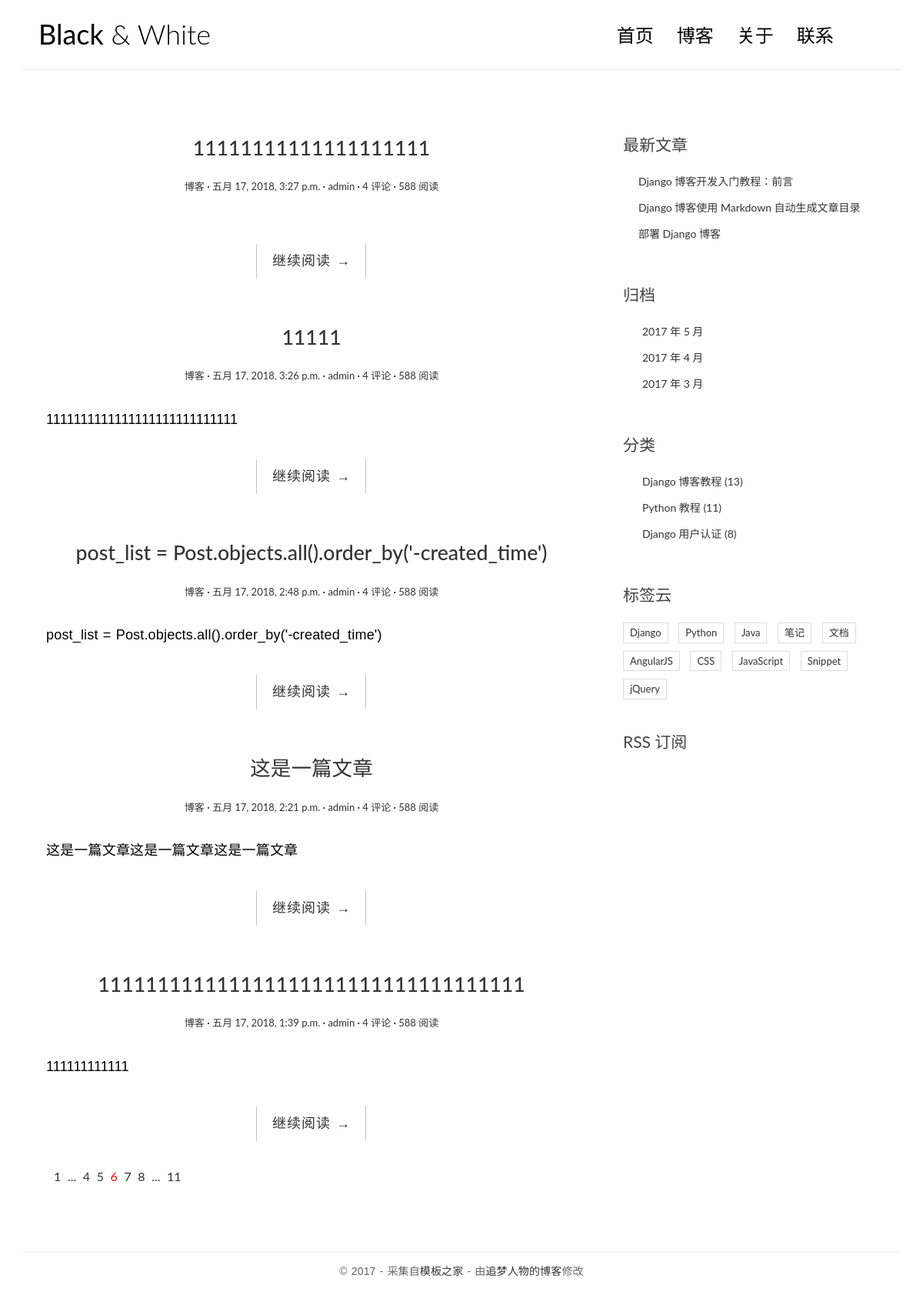
The page / on the database its author committed.
### blog/models.py (models this page shows, shortened)
class Post(models.Model):
    title = models.CharField(max_length=70)
    body = models.TextField()
    created_time = models.DateTimeField()
    modified_time = models.DateTimeField()
    excerpt= models.CharField(max_length=200,blank=True)
    category = models.ForeignKey(Category,on_delete=models.CASCADE)
    tags = models.ManyToManyField(Tag,blank=True)
    author =models.ForeignKey(User,on_delete=models.CASCADE)
    objects = models.Manager()
    def get_absolute_url(self):
        return reverse('blog:detail', kwargs={'pk': self.pk})

class Category(models.Model):
    name=models.CharField(max_length=100)

### blog/views.py (the view)
# urls.py: url(r'^$', views.index, name='index'),
def index(request):
    post_list = Post.objects.all().order_by('-created_time')
    return render(request, 'static/index.html', context={
                     'post_list': post_list
                  })

### templates/static/index.html
{% extends 'static/base.html' %}
{% block main %}
    {% for post in post_list %}
        <article class="post post-{{ post.pk }}">
            <header class="entry-header">
                <h1 class="entry-title">
                    <a href="{{ post.get_absolute_url }}">{{ post.title }}</a>
                </h1>
                <div class="entry-meta">
                    <span class="post-category"><a href="#">{{ post.category.name }}</a></span>
                    <span class="post-date"><a href="#"><time class="entry-date"
                                                              datetime="{{ post.created_time }}">{{ post.created_time }}</time></a></span>
                    <span class="post-author"><a href="#">{{ post.author }}</a></span>
                    <span class="comments-link"><a href="#">4 评论</a></span>
                    <span class="views-count"><a href="#">588 阅读</a></span>
                </div>
            </header>
            <div class="entry-content clearfix">
                <p>{{ post.excerpt }}</p>
                <div class="read-more cl-effect-14">
                    <a href="{{ post.get_absolute_url }}" class="more-link">继续阅读 <span class="meta-nav">→</span></a>
                </div>
            </div>
        </article>
    {% empty %}
        <div class="no-post">暂时还没有发布的文章！</div>
    {% endfor %}
    <div class="pagination">
        <ul>
            <li><a href="">1</a></li>
            <li><a href="">...</a></li>
            <li><a href="">4</a></li>
            <li><a href="">5</a></li>
            <li class="current"><a href="">6</a></li>
            <li><a href="">7</a></li>
            <li><a href="">8</a></li>
            <li><a href="">...</a></li>
            <li><a href="">11</a></li>
        </ul>
    </div>
{% endblock main %}

### templates/static/base.html (shortened to what this page needs)
{% load staticfiles %}
<!DOCTYPE html>
<html>
<head>
    <link rel="stylesheet" href="http://code.ionicframework.com/ionicons/2.0.1/css/ionicons.min.css">
    <link rel="stylesheet" href="{% static 'css/bootstrap.min.css' %}">
    <link rel="stylesheet" href="{% static 'css/pace.css' %}">
    <link rel="stylesheet" href="{% static 'css/custom.css' %}">
    <link rel="stylesheet" href="{% static 'css/highlights/github.css' %}">
</head>
<body>
<div class="container">
    <header id="site-header">
        <div class="row">
            <div class="col-md-4 col-sm-5 col-xs-8">
                <div class="logo">
                    <h1><a href="index.html"><b>Black</b> &amp; White</a></h1>
                </div>
            </div>
            <div class="col-md-8 col-sm-7 col-xs-4">
                <nav class="main-nav" role="navigation">
                    <div class="collapse navbar-collapse" id="bs-example-navbar-collapse-1">
                        <ul class="nav navbar-nav navbar-right">
                            <li class="cl-effect-11"><a href="index.html" data-hover="首页">首页</a></li>
                            <li class="cl-effect-11"><a href="full-width.html" data-hover="博客">博客</a></li>
                            <li class="cl-effect-11"><a href="about.html" data-hover="关于">关于</a></li>
                            <li class="cl-effect-11"><a href="contact.html" data-hover="联系">联系</a></li>
                        </ul>
                    </div>
                </nav>
            </div>
        </div>
    </header>
</div>
<div class="content-body">
    <div class="container">
        <div class="row">
            <main class="col-md-8">
                {% block main %}
                {% endblock main %}
            </main>
            <aside class="col-md-4">
                <div class="widget widget-recent-posts">
                    <h3 class="widget-title">最新文章</h3>
                    <ul>
                        <li>
                            <a href="#">Django 博客开发入门教程：前言</a>
                        </li>
                        <li>
                            <a href="#">Django 博客使用 Markdown 自动生成文章目录</a>
                        </li>
                        <li>
                            <a href="#">部署 Django 博客</a>
                        </li>
                    </ul>
                </div>
                <div class="widget widget-archives">
                    <h3 class="widget-title">归档</h3>
                    <ul>
                        <li>
                            <a href="#">2017 年 5 月</a>
                        </li>
                        <li>
                            <a href="#">2017 年 4 月</a>
                        </li>
                        <li>
                            <a href="#">2017 年 3 月</a>
                        </li>
                    </ul>
                </div>
                <div class="widget widget-category">
                    <h3 class="widget-title">分类</h3>
                    <ul>
                        <li>
                            <a href="#">Django 博客教程 <span class="post-count">(13)</span></a>
                        </li>
                        <li>
                            <a href="#">Python 教程 <span class="post-count">(11)</span></a>
                        </li>
                        <li>
                            <a href="#">Django 用户认证 <span class="post-count">(8)</span></a>
                        </li>
                    </ul>
                </div>
                <div class="widget widget-tag-cloud">
                    <h3 class="widget-title">标签云</h3>
                    <ul>
                        <li>
                            <a href="#">Django</a>
                        </li>
                        <li>
                            <a href="#">Python</a>
                        </li>
                        <li>
                            <a href="#">Java</a>
                        </li>
                        <li>
                            <a href="#">笔记</a>
                        </li>
                        <li>
                            <a href="#">文档</a>
                        </li>
                        <li>
                            <a href="#">AngularJS</a>
                        </li>
                        <li>
                            <a href="#">CSS</a>
                        </li>
                        <li>
                            <a href="#">JavaScript</a>
                        </li>
                        <li>
                            <a href="#">Snippet</a>
                        </li>
                        <li>
                            <a href="#">jQuery</a>
                        </li>
                    </ul>
                </div>
                <div class="rss">
                    <a href=""> RSS 订阅</a>
                </div>
            </aside>
        </div>
    </div>
</div>
<footer id="site-footer">
    <div class="container">
        <div class="row">
            <div class="col-md-12">
                <p class="copyright">&copy 2017 - 采集自<a href="http://www.cssmoban.com/"
                                                        target="_blank" title="模板之家">模板之家</a>
                    - 由<a href="http://zmrenwu.com/" title="网页模板" target="_blank">追梦人物的博客</a>修改
                </p>
            </div>
        </div>
    </div>
</footer>
</body>
</html>

### templates/static/css/custom.css (style rules this page uses)
* { outline: none; }
h1, h2, h3, h4, h5, h6 { margin-top: 0; }
b { font-weight: 400; }
a { color: #333; }
body { color: #444; font-family: 'Lato', sans-serif; }
p { font-family: 'Ubuntu', sans-serif; font-weight: 400; word-spacing: 1px; letter-spacing: 0.01em; }
#site-header { background-color: #FFF; padding: 25px 20px; margin-bottom: 40px; border-bottom: 1px solid #e7e7e7; }
.logo h1 a { color: #000; }
.logo h1 { margin: 0; font-family: 'Lato', sans-serif; font-weight: 300; }
.main-nav { margin-top: 11px; max-width: 95%; }
.main-nav a { color: #000000 !important; padding: 0 0 5px 0 !important; margin-right: 30px; font-family: 'Lato', sans-serif; font-weight: 300; font-size: 24px; }
.cl-effect-11 a { padding: 10px 0; color: #0972b4; text-shadow: none; }
.cl-effect-11 a::before { position: absolute; top: 0; left: 0; overflow: hidden; padding: 0 0 5px 0 !important; max-width: 0; border-bottom: 1px solid #000; color: #000; content: attr(data-hover); white-space: nowrap; -webkit-transition: max-width 0.5s; -moz-transition: max-width 0.5s; transition: max-width 0.5s; }
.content-body { padding-bottom: 4em; }
.post { background: #fff; padding: 30px 30px 0; }
.entry-title { text-align: center; font-size: 1.9em; margin-bottom: 20px; line-height: 1.6; padding: 10px 20px 0; }
.entry-meta { text-align: center; color: #DDDDDD; font-size: 13px; margin-bottom: 30px; }
.entry-content { font-size: 18px; line-height: 1.9; font-weight: 300; color: #000; }
.post-category::after, .post-date::after, .post-author::after, .comments-link::after { content: ' ·'; color: #000; }
.read-more { font-family: 'Ubuntu', sans-serif; font-weight: 400; word-spacing: 1px; letter-spacing: 0.01em; text-align: center; margin-top: 20px; }
.cl-effect-14 a { padding: 0 20px; height: 45px; line-height: 45px; position: relative; display: inline-block; margin: 15px 25px; letter-spacing: 1px; font-weight: 400; text-shadow: 0 0 1px rgba(255, 255, 255, 0.3); }
.cl-effect-14 a::before, .cl-effect-14 a::after { position: absolute; width: 45px; height: 1px; background: #C3C3C3; content: ''; -webkit-transition: all 0.3s; -moz-transition: all 0.3s; transition: all 0.3s; pointer-events: none; }
.cl-effect-14 a::before { top: 0; left: 0; -webkit-transform: rotate(90deg); -moz-transform: rotate(90deg); transform: rotate(90deg); -webkit-transform-origin: 0 0; -moz-transform-origin: 0 0; transform-origin: 0 0; }
.cl-effect-14 a::after { right: 0; bottom: 0; -webkit-transform: rotate(90deg); -moz-transform: rotate(90deg); transform: rotate(90deg); -webkit-transform-origin: 100% 0; -moz-transform-origin: 100% 0; transform-origin: 100% 0; }
.widget { background: #fff; padding: 30px 0 0; }
.widget-title { font-size: 1.5em; margin-bottom: 20px; line-height: 1.6; padding: 10px 0 0; font-weight: 400; }
.widget-recent-posts ul { padding: 0; margin: 0; padding-left: 20px; }
.widget-recent-posts ul li { list-style-type: none; position: relative; line-height: 170%; margin-bottom: 10px; }
.widget-recent-posts ul li::before { content: '\f3d3'; font-family: "Ionicons"; position: absolute; left: -17px; top: 3px; font-size: 16px; color: #000; }
.widget-archives ul { padding: 0; margin: 0; padding-left: 25px; }
.widget-archives ul li { list-style-type: none; position: relative; line-height: 170%; margin-bottom: 10px; }
.widget-archives ul li::before { content: '\f3f3'; font-family: "Ionicons"; position: absolute; left: -25px; top: 1px; font-size: 16px; color: #000; }
.widget-category ul { padding: 0; margin: 0; padding-left: 25px; }
.widget-category ul li { list-style-type: none; position: relative; line-height: 170%; margin-bottom: 10px; }
.widget-category ul li::before { content: '\f3fe'; font-family: "Ionicons"; position: absolute; left: -25px; top: 1px; font-size: 18px; color: #000; }
.widget-tag-cloud ul { padding: 0; margin: 0; margin-right: -10px; }
.widget-tag-cloud ul li { list-style-type: none; font-size: 13px; display: inline-block; margin-right: 10px; margin-bottom: 10px; padding: 3px 8px; border: 1px solid #ddd; }
.rss { font-size: 21px; margin-top: 30px; }
.rss a { color: #444; }
#site-footer { padding-top: 10px; padding: 0 0 1.5em 0; }
.copyright { text-align: center; padding-top: 1em; margin: 0; border-top: 1px solid #eee; color: #666; }
.pagination ul { list-style: none; }
.pagination ul li { display: inline-block; font-size: 16px; margin-right: 5px; }
.current a { color: red; }

### rows shown on the page
Post: title "11111111111111111111", category.name "博客", created_time "五月 17, 2018, 3:27 p.m.", author "admin"
Post: title "11111", category.name "博客", created_time "五月 17, 2018, 3:26 p.m.", author "admin", excerpt "1111111111111111111111111111"
Post: title "post_list = Post.objects.all().order_by('-created_time')", category.name "博客", created_time "五月 17, 2018, 2:48 p.m.", author "admin", excerpt "post_list = Post.objects.all().order_by('-created_time')"
Post: title "这是一篇文章", category.name "博客", created_time "五月 17, 2018, 2:21 p.m.", author "admin", excerpt "这是一篇文章这是一篇文章这是一篇文章"
Post: title "111111111111111111111111111111111111", category.name "博客", created_time "五月 17, 2018, 1:39 p.m.", author "admin", excerpt "111111111111"
